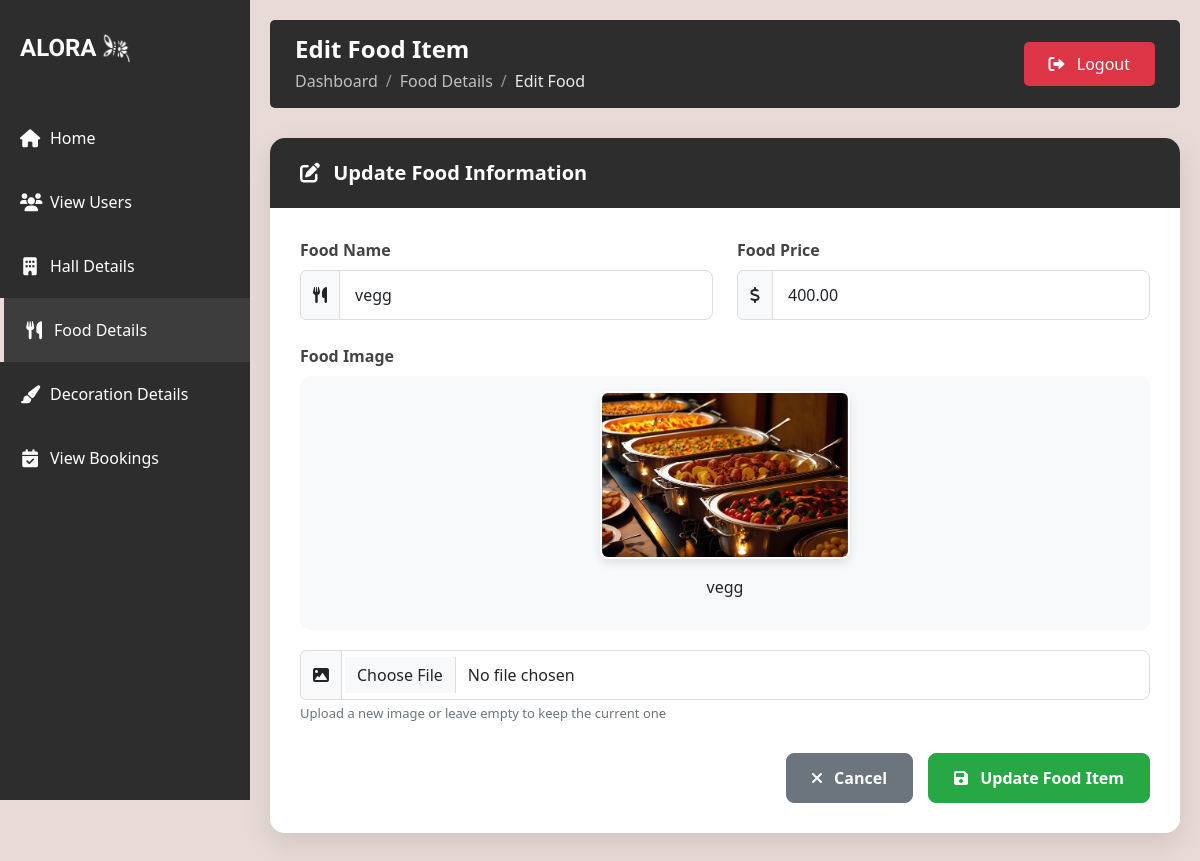
Screenshot of /update_food/5/ (signed in) with the database file from the repository.
### app/models.py (models this page shows)
class Food(models.Model):
    food_name=models.CharField(max_length=100,null=True)
    food_image=models.ImageField(upload_to='images/')
    food_price=models.DecimalField(max_digits=10,decimal_places=2)

### app/views.py (the view, shortened to what this page needs)
# urls.py: path('update_food/<int:food_id>/',views.update_food,name='update_food'),##
@login_required(login_url='login')
def update_food(request, food_id):
    if not request.user.is_staff:
        messages.error(request, "You are not authorized to perform this action.")
        return redirect('admin_dash')
    food = get_object_or_404(Food, id=food_id)
    return render(request, 'update_food.html', {'food': food})

### templates/update_food.html (shortened to what this page needs)
{% load static %}
<!DOCTYPE html>
<html lang="en">
<head>
    <link href="https://cdn.jsdelivr.net/npm/bootstrap@5.3.0/dist/css/bootstrap.min.css" rel="stylesheet">
    <link rel="stylesheet" href="https://cdnjs.cloudflare.com/ajax/libs/font-awesome/6.0.0-beta3/css/all.min.css">
</head>
<body>
    <div class="sidebar">
        <div class="logo-container">
            <div class="logo">ALORA</div>
            <img src="{% static 'alora_icon.png' %}" alt="Light Bulb" class="logo-image">
        </div>
        <nav class="nav flex-column">
            <a class="nav-link" href="{% url 'admin_dash' %}">
                <i class="fas fa-home"></i> Home
            </a>
            <a class="nav-link" href="{% url 'view_users' %}">
                <i class="fas fa-users"></i> View Users
            </a>
            <a class="nav-link" href="{% url 'hall_details' %}">
                <i class="fas fa-building"></i> Hall Details
            </a>
            <a class="nav-link active" href="{% url 'food_details' %}">
                <i class="fas fa-utensils"></i> Food Details
            </a>
            <a class="nav-link" href="{% url 'decoration_details' %}">
                <i class="fas fa-paint-brush"></i> Decoration Details
            </a>
            <a class="nav-link" href="{% url 'admin_view_booking' %}">
                <i class="fas fa-calendar-check"></i> View Bookings
            </a>
        </nav>
    </div>
    <div class="main-content">
        <div class="top-nav">
            <div>
                <h2 class="page-title">Edit Food Item</h2>
                <nav aria-label="breadcrumb">
                    <ol class="breadcrumb">
                        <li class="breadcrumb-item"><a href="{% url 'admin_dash' %}">Dashboard</a></li>
                        <li class="breadcrumb-item"><a href="{% url 'food_details' %}">Food Details</a></li>
                        <li class="breadcrumb-item active" aria-current="page">Edit Food</li>
                    </ol>
                </nav>
            </div>
            <a href="{% url 'logout' %}" class="logout-btn">
                <i class="fas fa-sign-out-alt me-2"></i> Logout
            </a>
        </div>
        <div class="card">
            <div class="card-header">
                <i class="fas fa-edit me-2"></i> Update Food Information
            </div>
            <div class="card-body">
                <form method="POST" enctype="multipart/form-data">
                    <div class="row">
                        <div class="col-md-6 mb-4">
                            <label for="food_name" class="form-label">Food Name</label>
                            <div class="input-group">
                                <span class="input-group-text"><i class="fas fa-utensils"></i></span>
                                <input type="text" name="food_name" id="food_name" class="form-control" value="{{ food.food_name }}" required>
                            </div>
                        </div>
                        <div class="col-md-6 mb-4">
                            <label for="food_price" class="form-label">Food Price</label>
                            <div class="input-group">
                                <span class="input-group-text"><i class="fas fa-dollar-sign"></i></span>
                                <input type="text" name="food_price" id="food_price" class="form-control" value="{{ food.food_price }}" required>
                            </div>
                        </div>
                    </div>
                    <div class="mb-4">
                        <label for="food_image" class="form-label">Food Image</label>
                        <div class="food-preview">
                            <img src="{{ food.food_image.url }}" alt="Current Food Image" id="image-preview" class="img-fluid mb-3">
                            <p class="food-name-display">{{ food.food_name }}</p>
                        </div>
                        <div class="input-group">
                            <span class="input-group-text"><i class="fas fa-image"></i></span>
                            <input type="file" name="food_image" id="food_image" class="form-control" accept="image/*">
                        </div>
                        <div class="form-text">Upload a new image or leave empty to keep the current one</div>
                    </div>
                    <div class="action-buttons">
                        <a href="{% url 'food_details' %}" class="btn btn-secondary">
                            <i class="fas fa-times me-2"></i> Cancel
                        </a>
                        <button type="submit" class="btn btn-success">
                            <i class="fas fa-save me-2"></i> Update Food Item
                        </button>
                    </div>
                </form>
            </div>
        </div>
    </div>
</body>
</html>

### templates/update_food.html (style rules this page uses)
body { background-color: #e8dad6; min-height: 100vh; }
.sidebar { background-color: #2d2d2d; color: white; min-height: 100vh; padding-top: 20px; position: fixed; width: 250px; transition: all 0.3s; z-index: 100; }
.logo-container { display: flex; align-items: center; justify-content: flex-start; padding: 10px 20px; margin-bottom: 30px; }
.logo { font-family: 'Irish Grover'; font-size: 24px; font-weight: bold; }
.logo-image { width: 30px; height: 30px; margin-left: 5px; }
.nav-link { color: #ffffff; padding: 20px 20px; transition: all 0.3s; font-size: 16px; display: flex; align-items: center; }
.nav-link i { margin-right: 10px; font-size: 18px; width: 20px; text-align: center; }
.nav-link.active { background-color: #3d3d3d; border-left: 4px solid #e8dad6; }
.main-content { margin-left: 250px; padding: 20px; transition: all 0.3s; }
.top-nav { display: flex; justify-content: space-between; align-items: center; margin-bottom: 30px; background-color: #2d2d2d; padding: 15px 25px; border-radius: 5px; color: white; }
.logout-btn { background-color: #dc3545; color: white; border: none; padding: 10px 25px; border-radius: 5px; text-decoration: none; transition: background-color 0.3s; }
.card { border: none; border-radius: 15px; box-shadow: 0 10px 30px rgba(0, 0, 0, 0.1); overflow: hidden; margin-bottom: 30px; }
.card-header { background-color: #2d2d2d; color: white; border-bottom: none; padding: 20px 30px; font-size: 20px; font-weight: 600; }
.card-body { padding: 30px; background-color: white; }
.form-label { font-weight: 600; color: #444; margin-bottom: 8px; }
.form-control { border-radius: 8px; padding: 12px 15px; border: 1px solid #ddd; transition: all 0.3s; }
.btn { padding: 12px 25px; border-radius: 8px; font-weight: 600; transition: all 0.3s; }
.btn-success { background-color: #28a745; border-color: #28a745; }
.btn-secondary { background-color: #6c757d; border-color: #6c757d; }
.food-preview { padding: 15px; background-color: #f8f9fa; border-radius: 10px; text-align: center; margin-bottom: 20px; transition: all 0.3s; }
.food-preview img { max-width: 250px; height: auto; border-radius: 8px; box-shadow: 0 4px 10px rgba(0,0,0,0.1); border: 2px solid white; transition: all 0.3s; }
.input-group-text { background-color: #f8f9fa; border-color: #ddd; }
.action-buttons { display: flex; justify-content: flex-end; gap: 15px; margin-top: 30px; }
.form-text { font-size: 13px; color: #6c757d; }
.page-title { font-size: 24px; font-weight: 700; margin-bottom: 5px; color: white; }
.breadcrumb { background: transparent; padding: 0; margin: 0; }
.breadcrumb-item a { color: rgba(255,255,255,0.7); text-decoration: none; }
.breadcrumb-item.active { color: rgba(255,255,255,0.9); }
.breadcrumb-item+.breadcrumb-item::before { color: rgba(255,255,255,0.5); }
.card { animation: fadeIn 0.5s ease-out; }

### rows the page displays
Food: food_name "vegg", food_price "400.00", food_image (picture)
